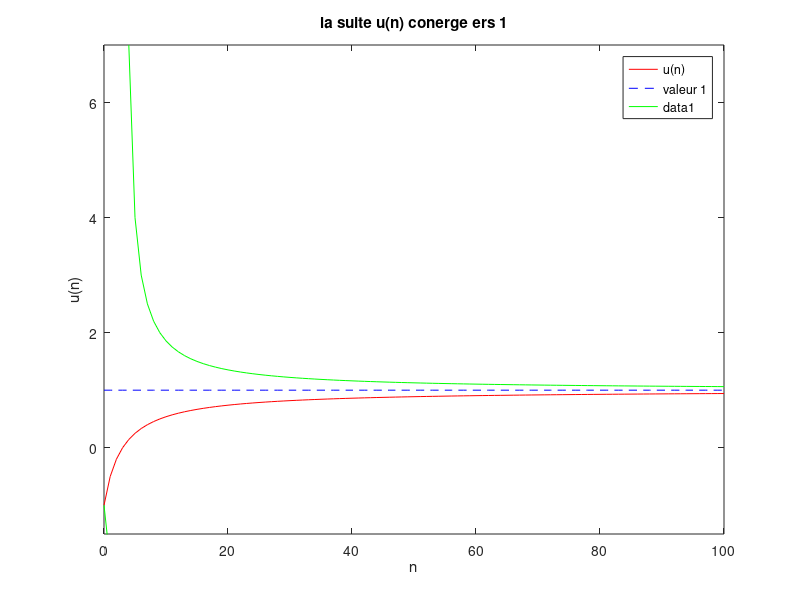

Write the MATLAB code that produced this figure. (Note: this script raises an error after producing the figure.)
clear all;close all;clc;
%r= zeros(1,10000);
%for i=1:10000
 %   lancer= 0;
  %% while somme<20
    %    somme= somme+randi(6,1);
       % lancer = lancer +1;
       %end
    %r(i)= lancer;
%end
%hist( r , 3:10);

%alea= randi (6 ,20,10^4)
%s= cumsum(alea);
%f= s>=20 %matrice de booleen
%[valeur_max , position_max]= max( f , [] , 1)
%r=position_max;
%hist(r , 3:18)
%xlim([3 10 ])
%partie 3
n= 0 : 100;%pour les entiers de 1 a100
u_n= (n-3) ./ (n+3); % pour les vameurs de ma suite 
%on veut tracer la valeur de la suite en fonction des valeursden en Rouge
plot (n, u_n , 'Color' , 'r')
const = ones (size(u_n))% on veut voir y=1
hold on ;
plot(n , const , 'Color', 'b' , 'LineStyle' , '--' ); 
%comme on vois pas bien la ligne bleu on va cree de la place 
ylim([-1.5 7]);
title ('la suite u(n) conerge ers 1');
xlabel('n');
ylabel('u(n)');
legend('u(n)' , 'valeur 1');
hold on;
v_n = (n+3) ./ (n-3);
plot(n , v_n , 'Color', 'g');
xlim([4 :20: 100]);
title ('la suite u(n)et vn conerge vers 1');
legend('u(n)' , 'valeur 1', 'v(n)');
hold on;
